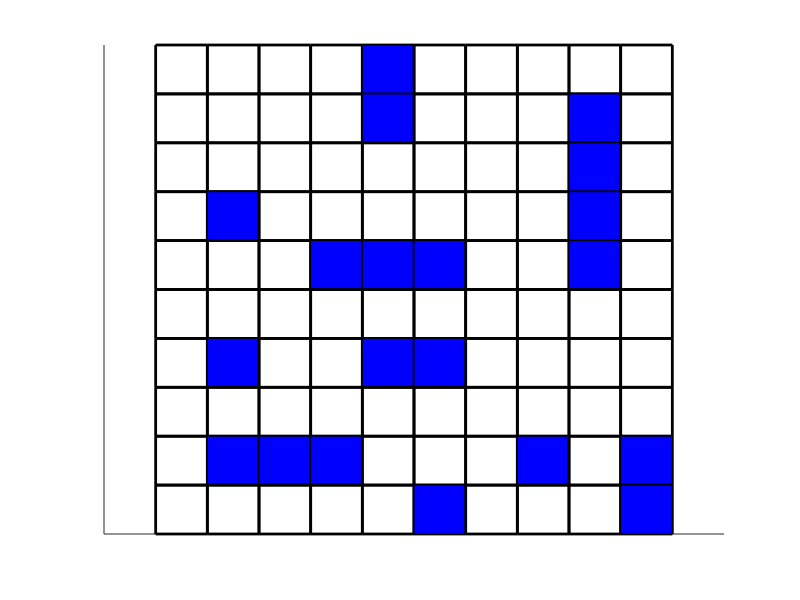

MATLAB code to generate this figure:
function Dodatok_Sea_2
%Subfunction for observing ships of Player 2
%Vipadok choses the current nuber of the field of ships.
%We obtain it from Sea_Fight_Mod
%Copyright Ivan Tsud

global Vipadok
m = 10;
n = 10;
p2 = zeros(m, n);
%========

switch Vipadok
    %ships for the 2nd player
            %if form is like p1(1,1+p)=1;-it means that ship lacated
            %apeak
            %if form is like p1(1+p,10)=1;-it means that ship located 
            %horizontally
    case 1    
        for p = 0 : 3 %preparing 1 four tube ship
                p2(4 + p, 1) = 1;
        end
        for p = 0 : 2 %preparing 2 three tube ships
            p2(5, 3 + p) = 1;
            p2(9, 8 + p) = 1;
        end
        for p = 0 : 1 %preparing 3 three tube ships
            p2(1 + p, 7) = 1;
            p2(1 + p, 10) = 1;
            p2(4, 8 + p) = 1;
        end
            %preparing 4 One Tube Ships
            p2(2, 5) = 1;
            p2(1, 1) = 1;
            p2(1, 3) = 1;
            p2(8, 5) = 1;    
	case 2
        for p = 0 : 3
            p2(4, 5 + p) = 1;
        end
        for p = 0 : 2
            p2(7 + p, 3) = 1;
            p2(2, 8 + p) = 1;
        end
        for p = 0 : 1
            p2(2, 1 + p) = 1;
            p2(7, 5 + p) = 1;
            p2(9, 9 + p) = 1;
        end
            p2(1, 4) = 1;
            p2(5, 1) = 1;
            p2(10, 6) = 1;
            p2(6, 9) = 1;
    case 3
        for p = 0 : 3
            p2(4, 4 + p) = 1;
        end
        for p = 0 : 2
            p2(10, 1 + p) = 1;
            p2(9, 8 + p) = 1;
        end
        for p = 0 : 1
            p2(7, 3 + p) = 1;
            p2(6, 6 + p) = 1;
            p2(1, 9 + p) = 1;
        end
            p2(1, 4) = 1;
            p2(5, 1) = 1;
            p2(10, 6) = 1;
            p2(6, 9) = 1;
    case 4
        for p = 0 : 3 
            p2(7, 1 + p) = 1;
        end
        for p = 0 : 2
            p2(1 + p, 4) = 1;
            p2(3, 8 + p) = 1;
        end
        for p = 0 : 1
            p2(1, 6 + p) = 1;
            p2(9, 2 + p) = 1;
            p2(6 + p, 8) = 1;
        end
            p2(3, 1) = 1;
            p2(1, 2) = 1;
            p2(3, 6) = 1;
            p2(10, 9) = 1;
    case 5
        for p = 0 : 3
            p2(5 + p, 3) = 1;
        end
        for p = 0 : 2
            p2(1, 8 + p) = 1;
            p2(6 + p, 9) = 1;
        end
        for p = 0 : 1
            p2(2, 1 + p) = 1;
            p2(3 + p, 6) = 1;
            p2(8 + p, 6) = 1;
        end
            p2(6, 5) = 1;
            p2(1, 5) = 1;
            p2(4, 10) = 1;
            p2(10, 9) = 1;
    otherwise
        for p = 0 : 3
            p2(9, 2 + p) = 1;
        end
        for p = 0 : 2
            p2(4 + p, 5) = 1;
            p2(2 + p, 9) = 1;
        end
        for p = 0 : 1
            p2(5, 1 + p) = 1;
            p2(5 + p, 7) = 1;
            p2(10, 9 + p) = 1;
        end
            p2(2, 4) = 1;
            p2(2, 7) = 1;
            p2(6, 10) = 1;
            p2(8, 9) = 1;     
end

    function Frame_and_Cells(p,xdisp)
        %Here:
            %p is a 10*10 array in acccordance: p1 for the 1st player and p2 for
            %the 2nd player
            %xdisp is a certain coordinate, which be used: 0 for creation field of the 
            %1st player and 15 for creation field of the 2nd player 
            %==========
            %Frame
            hold on;
           
           plot([15 25 25 15 15], [10 10 0 0 10], 'k');
            %p2 field
            
            %Cells
            for i = 1 : 10%along x-coordinates
                for j = 1 : 10%along y-coordinates
                    j_inv= 11 - j;
                    plot([i - 1 + xdisp, i + xdisp, i + xdisp, i - 1 + xdisp,...
                        i - 1 + xdisp], [j_inv, j_inv, j_inv - 1, j_inv - 1, j_inv],...
                        'k', 'LineWidth', 2);

                    switch (p(i, j))%certain cell with certain coordinates
                        case 1%creation of ships
                            if (true && (xdisp == 15))
                                fill([i - 1 + xdisp, i + xdisp, i + xdisp,...
                                    i - 1 + xdisp, i - 1 + xdisp], [j_inv, j_inv, j_inv - 1,...
                                    j_inv - 1, j_inv], 'b');
                            end
                    end
                end
            end
            hold off;
    end
  
while (true)
    figure(3);
    set(gca, 'XTick', []);
    set(gca, 'YTick', []);
	Frame_and_Cells(p2,15);
	return;
end
end
